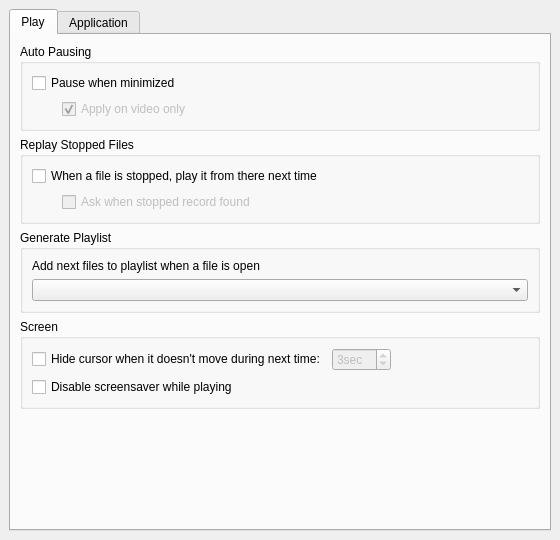
<?xml version="1.0" encoding="UTF-8"?>
<ui version="4.0">
 <class>Pref_Widget</class>
 <widget class="QWidget" name="Pref_Widget">
  <property name="geometry">
   <rect>
    <x>0</x>
    <y>0</y>
    <width>560</width>
    <height>540</height>
   </rect>
  </property>
  <property name="windowTitle">
   <string>Preferences</string>
  </property>
  <layout class="QVBoxLayout" name="verticalLayout_14">
   <property name="margin">
    <number>0</number>
   </property>
   <item>
    <widget class="QStackedWidget" name="stack">
     <property name="currentIndex">
      <number>0</number>
     </property>
     <widget class="QWidget" name="page">
      <layout class="QHBoxLayout" name="horizontalLayout_6">
       <item>
        <widget class="QTabWidget" name="tabWidget_2">
         <property name="currentIndex">
          <number>0</number>
         </property>
         <widget class="QWidget" name="tab_5">
          <attribute name="title">
           <string>Play</string>
          </attribute>
          <layout class="QVBoxLayout" name="verticalLayout_17">
           <item>
            <widget class="QGroupBox" name="groupBox_5">
             <property name="title">
              <string>Auto Pausing</string>
             </property>
             <layout class="QVBoxLayout" name="verticalLayout_4">
              <item>
               <widget class="QCheckBox" name="pauseMinimized">
                <property name="text">
                 <string>Pause when minimized</string>
                </property>
               </widget>
              </item>
              <item>
               <layout class="QHBoxLayout" name="horizontalLayout_3">
                <item>
                 <spacer name="horizontalSpacer_7">
                  <property name="orientation">
                   <enum>Qt::Horizontal</enum>
                  </property>
                  <property name="sizeType">
                   <enum>QSizePolicy::Fixed</enum>
                  </property>
                  <property name="sizeHint" stdset="0">
                   <size>
                    <width>30</width>
                    <height>20</height>
                   </size>
                  </property>
                 </spacer>
                </item>
                <item>
                 <widget class="QCheckBox" name="pauseVideoOnly">
                  <property name="enabled">
                   <bool>false</bool>
                  </property>
                  <property name="text">
                   <string>Apply on video only</string>
                  </property>
                  <property name="checked">
                   <bool>true</bool>
                  </property>
                 </widget>
                </item>
               </layout>
              </item>
             </layout>
            </widget>
           </item>
           <item>
            <widget class="QGroupBox" name="groupBox_17">
             <property name="title">
              <string>Replay Stopped Files</string>
             </property>
             <layout class="QVBoxLayout" name="verticalLayout_12">
              <item>
               <widget class="QCheckBox" name="startStopped">
                <property name="text">
                 <string>When a file is stopped, play it from there next time</string>
                </property>
               </widget>
              </item>
              <item>
               <layout class="QHBoxLayout" name="horizontalLayout_11">
                <item>
                 <spacer name="horizontalSpacer_13">
                  <property name="orientation">
                   <enum>Qt::Horizontal</enum>
                  </property>
                  <property name="sizeType">
                   <enum>QSizePolicy::Fixed</enum>
                  </property>
                  <property name="sizeHint" stdset="0">
                   <size>
                    <width>30</width>
                    <height>20</height>
                   </size>
                  </property>
                 </spacer>
                </item>
                <item>
                 <widget class="QCheckBox" name="askWhenRecordFound">
                  <property name="enabled">
                   <bool>false</bool>
                  </property>
                  <property name="text">
                   <string>Ask when stopped record found</string>
                  </property>
                 </widget>
                </item>
               </layout>
              </item>
             </layout>
            </widget>
           </item>
           <item>
            <widget class="QGroupBox" name="groupBox_4">
             <property name="title">
              <string>Generate Playlist</string>
             </property>
             <layout class="QVBoxLayout" name="verticalLayout">
              <item>
               <widget class="QLabel" name="label_6">
                <property name="text">
                 <string>Add next files to playlist when a file is open</string>
                </property>
               </widget>
              </item>
              <item>
               <widget class="QComboBox" name="autoAdd">
                <property name="sizePolicy">
                 <sizepolicy hsizetype="Expanding" vsizetype="Fixed">
                  <horstretch>0</horstretch>
                  <verstretch>0</verstretch>
                 </sizepolicy>
                </property>
               </widget>
              </item>
             </layout>
            </widget>
           </item>
           <item>
            <widget class="QGroupBox" name="groupBox_10">
             <property name="title">
              <string>Screen</string>
             </property>
             <layout class="QVBoxLayout" name="verticalLayout_5">
              <item>
               <layout class="QHBoxLayout" name="horizontalLayout">
                <item>
                 <widget class="QCheckBox" name="hideCursor">
                  <property name="text">
                   <string>Hide cursor when it doesn't move during next time:</string>
                  </property>
                 </widget>
                </item>
                <item>
                 <widget class="QSpinBox" name="hideDelay">
                  <property name="enabled">
                   <bool>false</bool>
                  </property>
                  <property name="accelerated">
                   <bool>true</bool>
                  </property>
                  <property name="suffix">
                   <string>sec</string>
                  </property>
                  <property name="minimum">
                   <number>1</number>
                  </property>
                  <property name="value">
                   <number>3</number>
                  </property>
                 </widget>
                </item>
                <item>
                 <spacer name="horizontalSpacer_14">
                  <property name="orientation">
                   <enum>Qt::Horizontal</enum>
                  </property>
                  <property name="sizeHint" stdset="0">
                   <size>
                    <width>0</width>
                    <height>0</height>
                   </size>
                  </property>
                 </spacer>
                </item>
               </layout>
              </item>
              <item>
               <layout class="QHBoxLayout" name="horizontalLayout_4">
                <item>
                 <widget class="QCheckBox" name="disableSS">
                  <property name="text">
                   <string>Disable screensaver while playing</string>
                  </property>
                 </widget>
                </item>
                <item>
                 <spacer name="horizontalSpacer_8">
                  <property name="orientation">
                   <enum>Qt::Horizontal</enum>
                  </property>
                  <property name="sizeHint" stdset="0">
                   <size>
                    <width>40</width>
                    <height>20</height>
                   </size>
                  </property>
                 </spacer>
                </item>
               </layout>
              </item>
             </layout>
            </widget>
           </item>
           <item>
            <spacer name="verticalSpacer">
             <property name="orientation">
              <enum>Qt::Vertical</enum>
             </property>
             <property name="sizeHint" stdset="0">
              <size>
               <width>0</width>
               <height>53</height>
              </size>
             </property>
            </spacer>
           </item>
          </layout>
         </widget>
         <widget class="QWidget" name="tab_3">
          <attribute name="title">
           <string>Application</string>
          </attribute>
          <layout class="QVBoxLayout" name="verticalLayout_24">
           <item>
            <widget class="QGroupBox" name="groupBox">
             <property name="title">
              <string>System Tray Icon (Linux Only)</string>
             </property>
             <layout class="QVBoxLayout" name="verticalLayout_23">
              <item>
               <widget class="QCheckBox" name="tray">
                <property name="text">
                 <string>Enable system tray icon</string>
                </property>
               </widget>
              </item>
              <item>
               <layout class="QHBoxLayout" name="horizontalLayout_5">
                <item>
                 <spacer name="horizontalSpacer_10">
                  <property name="orientation">
                   <enum>Qt::Horizontal</enum>
                  </property>
                  <property name="sizeType">
                   <enum>QSizePolicy::Fixed</enum>
                  </property>
                  <property name="sizeHint" stdset="0">
                   <size>
                    <width>30</width>
                    <height>20</height>
                   </size>
                  </property>
                 </spacer>
                </item>
                <item>
                 <widget class="QCheckBox" name="hideWhenClosed">
                  <property name="enabled">
                   <bool>false</bool>
                  </property>
                  <property name="text">
                   <string>Hide window rather than quit when closed </string>
                  </property>
                 </widget>
                </item>
               </layout>
              </item>
             </layout>
            </widget>
           </item>
           <item>
            <widget class="QGroupBox" name="groupBox_16">
             <property name="title">
              <string>Single Application</string>
             </property>
             <layout class="QVBoxLayout" name="verticalLayout_22">
              <item>
               <widget class="QCheckBox" name="singleApp">
                <property name="text">
                 <string>Run only single CMPlayer application at the same time</string>
                </property>
               </widget>
              </item>
             </layout>
            </widget>
           </item>
           <item>
            <spacer name="verticalSpacer_2">
             <property name="orientation">
              <enum>Qt::Vertical</enum>
             </property>
             <property name="sizeHint" stdset="0">
              <size>
               <width>0</width>
               <height>294</height>
              </size>
             </property>
            </spacer>
           </item>
          </layout>
         </widget>
        </widget>
       </item>
      </layout>
     </widget>
     <widget class="QWidget" name="page_2">
      <layout class="QHBoxLayout" name="horizontalLayout_7">
       <item>
        <widget class="QTabWidget" name="tabs">
         <property name="currentIndex">
          <number>0</number>
         </property>
         <widget class="QWidget" name="widget_3">
          <attribute name="title">
           <string>Load</string>
          </attribute>
          <layout class="QVBoxLayout" name="verticalLayout_9">
           <item>
            <widget class="QGroupBox" name="groupBox_3">
             <property name="title">
              <string>Automatic Load</string>
             </property>
             <layout class="QVBoxLayout" name="verticalLayout_7">
              <item>
               <widget class="QLabel" name="label_2">
                <property name="text">
                 <string>Load next subtitles when a file to play is open</string>
                </property>
               </widget>
              </item>
              <item>
               <widget class="QComboBox" name="autoLoad">
                <property name="sizeAdjustPolicy">
                 <enum>QComboBox::AdjustToContents</enum>
                </property>
               </widget>
              </item>
             </layout>
            </widget>
           </item>
           <item>
            <widget class="QGroupBox" name="groupBox_6">
             <property name="title">
              <string>Auto selection</string>
             </property>
             <layout class="QVBoxLayout" name="verticalLayout_8">
              <item>
               <widget class="QLabel" name="label_3">
                <property name="text">
                 <string>Select next subtitles in loading ones</string>
                </property>
               </widget>
              </item>
              <item>
               <widget class="QComboBox" name="autoSelect">
                <property name="sizeAdjustPolicy">
                 <enum>QComboBox::AdjustToContents</enum>
                </property>
               </widget>
              </item>
              <item>
               <layout class="QHBoxLayout" name="horizontalLayout_9">
                <item>
                 <widget class="QLabel" name="subExtLabel">
                  <property name="enabled">
                   <bool>false</bool>
                  </property>
                  <property name="text">
                   <string>Select next extension:</string>
                  </property>
                 </widget>
                </item>
                <item>
                 <widget class="QComboBox" name="subSelectExt">
                  <property name="enabled">
                   <bool>false</bool>
                  </property>
                 </widget>
                </item>
                <item>
                 <spacer name="horizontalSpacer_12">
                  <property name="orientation">
                   <enum>Qt::Horizontal</enum>
                  </property>
                  <property name="sizeHint" stdset="0">
                   <size>
                    <width>0</width>
                    <height>0</height>
                   </size>
                  </property>
                 </spacer>
                </item>
               </layout>
              </item>
             </layout>
            </widget>
           </item>
           <item>
            <widget class="QGroupBox" name="auto_load_group">
             <property name="title">
              <string>Encoding</string>
             </property>
             <property name="checkable">
              <bool>false</bool>
             </property>
             <layout class="QVBoxLayout" name="verticalLayout_6">
              <item>
               <widget class="QLabel" name="label_5">
                <property name="text">
                 <string>Open subtitle file with next encoding</string>
                </property>
               </widget>
              </item>
              <item>
               <widget class="EncodingComboBox" name="encoding">
                <property name="editable">
                 <bool>true</bool>
                </property>
                <property name="sizeAdjustPolicy">
                 <enum>QComboBox::AdjustToContentsOnFirstShow</enum>
                </property>
               </widget>
              </item>
              <item>
               <layout class="QHBoxLayout" name="horizontalLayout_8">
                <item>
                 <widget class="QCheckBox" name="subEncAutoDet">
                  <property name="text">
                   <string>Use auto-detected encoding when the confidence is over:</string>
                  </property>
                  <property name="checked">
                   <bool>true</bool>
                  </property>
                 </widget>
                </item>
                <item>
                 <widget class="QSpinBox" name="subConf">
                  <property name="accelerated">
                   <bool>true</bool>
                  </property>
                  <property name="suffix">
                   <string>%</string>
                  </property>
                  <property name="minimum">
                   <number>1</number>
                  </property>
                  <property name="maximum">
                   <number>100</number>
                  </property>
                 </widget>
                </item>
                <item>
                 <spacer name="horizontalSpacer_11">
                  <property name="orientation">
                   <enum>Qt::Horizontal</enum>
                  </property>
                  <property name="sizeHint" stdset="0">
                   <size>
                    <width>0</width>
                    <height>0</height>
                   </size>
                  </property>
                 </spacer>
                </item>
               </layout>
              </item>
             </layout>
            </widget>
           </item>
           <item>
            <spacer name="spacer_9">
             <property name="orientation">
              <enum>Qt::Vertical</enum>
             </property>
             <property name="sizeHint" stdset="0">
              <size>
               <width>0</width>
               <height>0</height>
              </size>
             </property>
            </spacer>
           </item>
          </layout>
         </widget>
         <widget class="QWidget" name="widget_2">
          <attribute name="title">
           <string>Display</string>
          </attribute>
          <layout class="QVBoxLayout" name="verticalLayout_25">
           <item>
            <widget class="QGroupBox" name="groupBox_7">
             <property name="title">
              <string>Style</string>
             </property>
             <layout class="QVBoxLayout" name="verticalLayout_11">
              <item>
               <widget class="OsdStyle::Widget" name="subOsd" native="true"/>
              </item>
             </layout>
            </widget>
           </item>
           <item>
            <widget class="QGroupBox" name="groupBox_18">
             <property name="title">
              <string>Display Time</string>
             </property>
             <layout class="QVBoxLayout" name="verticalLayout_10">
              <item>
               <widget class="QLabel" name="label_21">
                <property name="text">
                 <string>Next value will be used to calculate the end time of a subtitle line when it is not specified by subtitle file.</string>
                </property>
                <property name="wordWrap">
                 <bool>true</bool>
                </property>
               </widget>
              </item>
              <item>
               <layout class="QHBoxLayout" name="horizontalLayout_10">
                <item>
                 <widget class="QLabel" name="label_22">
                  <property name="text">
                   <string>Milliseconds per one character:</string>
                  </property>
                 </widget>
                </item>
                <item>
                 <widget class="QSpinBox" name="msPerChar">
                  <property name="accelerated">
                   <bool>true</bool>
                  </property>
                  <property name="suffix">
                   <string>ms</string>
                  </property>
                  <property name="prefix">
                   <string/>
                  </property>
                  <property name="minimum">
                   <number>1</number>
                  </property>
                  <property name="maximum">
                   <number>99999</number>
                  </property>
                  <property name="singleStep">
                   <number>100</number>
                  </property>
                  <property name="value">
                   <number>500</number>
                  </property>
                 </widget>
                </item>
                <item>
                 <spacer name="horizontalSpacer_19">
                  <property name="orientation">
                   <enum>Qt::Horizontal</enum>
                  </property>
                  <property name="sizeHint" stdset="0">
                   <size>
                    <width>40</width>
                    <height>20</height>
                   </size>
                  </property>
                 </spacer>
                </item>
               </layout>
              </item>
             </layout>
            </widget>
           </item>
           <item>
            <spacer name="verticalSpacer_4">
             <property name="orientation">
              <enum>Qt::Vertical</enum>
             </property>
             <property name="sizeHint" stdset="0">
              <size>
               <width>0</width>
               <height>0</height>
              </size>
             </property>
            </spacer>
           </item>
          </layout>
         </widget>
         <widget class="QWidget" name="widget_4">
          <attribute name="title">
           <string>Unified/Multi-Subtitle</string>
          </attribute>
          <layout class="QVBoxLayout" name="verticalLayout_13">
           <item>
            <widget class="QLabel" name="label_7">
             <property name="text">
              <string>You can specify the order of unified(mulit) subtitles with the 'Name' property in subtitle file.
If not specified, They will be displayed in selected order.
e.g.: English, Korean</string>
             </property>
             <property name="wordWrap">
              <bool>true</bool>
             </property>
            </widget>
           </item>
           <item>
            <widget class="SimpleListWidget" name="priority" native="true"/>
           </item>
           <item>
            <spacer name="spacer_2">
             <property name="orientation">
              <enum>Qt::Vertical</enum>
             </property>
             <property name="sizeHint" stdset="0">
              <size>
               <width>0</width>
               <height>0</height>
              </size>
             </property>
            </spacer>
           </item>
          </layout>
         </widget>
        </widget>
       </item>
      </layout>
     </widget>
     <widget class="QWidget" name="page_3">
      <layout class="QVBoxLayout" name="verticalLayout_2">
       <item>
        <widget class="QTabWidget" name="tabWidget">
         <property name="currentIndex">
          <number>0</number>
         </property>
         <widget class="QWidget" name="tab_4">
          <attribute name="title">
           <string>UI</string>
          </attribute>
          <layout class="QVBoxLayout" name="verticalLayout_16">
           <item>
            <widget class="QGroupBox" name="groupBox_8">
             <property name="title">
              <string>Window Style</string>
             </property>
             <layout class="QVBoxLayout" name="verticalLayout_15">
              <item>
               <widget class="QComboBox" name="winStyle"/>
              </item>
             </layout>
            </widget>
           </item>
           <item>
            <widget class="QGroupBox" name="groupBox_9">
             <property name="title">
              <string>Locale</string>
             </property>
             <layout class="QGridLayout" name="gridLayout_5">
              <item row="0" column="0">
               <widget class="QComboBox" name="locale">
                <property name="sizePolicy">
                 <sizepolicy hsizetype="Expanding" vsizetype="Fixed">
                  <horstretch>0</horstretch>
                  <verstretch>0</verstretch>
                 </sizepolicy>
                </property>
               </widget>
              </item>
             </layout>
            </widget>
           </item>
           <item>
            <spacer name="verticalSpacer_3">
             <property name="orientation">
              <enum>Qt::Vertical</enum>
             </property>
             <property name="sizeHint" stdset="0">
              <size>
               <width>20</width>
               <height>320</height>
              </size>
             </property>
            </spacer>
           </item>
          </layout>
         </widget>
         <widget class="QWidget" name="widget_5">
          <attribute name="title">
           <string>Shortcut</string>
          </attribute>
          <layout class="QVBoxLayout" name="verticalLayout_3">
           <item>
            <widget class="QTreeWidget" name="shortcutTree">
             <property name="alternatingRowColors">
              <bool>true</bool>
             </property>
             <column>
              <property name="text">
               <string>Menu</string>
              </property>
             </column>
             <column>
              <property name="text">
               <string>Shortcut1</string>
              </property>
             </column>
             <column>
              <property name="text">
               <string>Shortcut2</string>
              </property>
             </column>
             <column>
              <property name="text">
               <string>Shortcut3</string>
              </property>
             </column>
             <column>
              <property name="text">
               <string>Shortcut4</string>
              </property>
             </column>
            </widget>
           </item>
           <item>
            <layout class="QHBoxLayout" name="_3">
             <item>
              <widget class="QLabel" name="label">
               <property name="sizePolicy">
                <sizepolicy hsizetype="Minimum" vsizetype="Preferred">
                 <horstretch>0</horstretch>
                 <verstretch>0</verstretch>
                </sizepolicy>
               </property>
               <property name="text">
                <string>Change:</string>
               </property>
              </widget>
             </item>
             <item>
              <widget class="QPushButton" name="shortcut1">
               <property name="sizePolicy">
                <sizepolicy hsizetype="Expanding" vsizetype="Fixed">
                 <horstretch>0</horstretch>
                 <verstretch>0</verstretch>
                </sizepolicy>
               </property>
               <property name="text">
                <string>Shortcut1</string>
               </property>
              </widget>
             </item>
             <item>
              <widget class="QPushButton" name="shortcut2">
               <property name="sizePolicy">
                <sizepolicy hsizetype="Expanding" vsizetype="Fixed">
                 <horstretch>0</horstretch>
                 <verstretch>0</verstretch>
                </sizepolicy>
               </property>
               <property name="text">
                <string>Shortcut2</string>
               </property>
              </widget>
             </item>
             <item>
              <widget class="QPushButton" name="shortcut3">
               <property name="sizePolicy">
                <sizepolicy hsizetype="Expanding" vsizetype="Fixed">
                 <horstretch>0</horstretch>
                 <verstretch>0</verstretch>
                </sizepolicy>
               </property>
               <property name="text">
                <string>Shortcut3</string>
               </property>
              </widget>
             </item>
             <item>
              <widget class="QPushButton" name="shortcut4">
               <property name="sizePolicy">
                <sizepolicy hsizetype="Expanding" vsizetype="Fixed">
                 <horstretch>0</horstretch>
                 <verstretch>0</verstretch>
                </sizepolicy>
               </property>
               <property name="text">
                <string>Shortcut4</string>
               </property>
              </widget>
             </item>
            </layout>
           </item>
          </layout>
         </widget>
         <widget class="QWidget" name="mouseWidget">
          <attribute name="title">
           <string>Mouse</string>
          </attribute>
          <layout class="QVBoxLayout" name="_2">
           <item>
            <spacer name="spacer">
             <property name="orientation">
              <enum>Qt::Vertical</enum>
             </property>
             <property name="sizeHint" stdset="0">
              <size>
               <width>0</width>
               <height>0</height>
              </size>
             </property>
            </spacer>
           </item>
          </layout>
         </widget>
         <widget class="QWidget" name="widget_7">
          <attribute name="title">
           <string>Control Step</string>
          </attribute>
          <layout class="QVBoxLayout" name="verticalLayout_21">
           <item>
            <widget class="QGroupBox" name="groupBox_2">
             <property name="title">
              <string>Play</string>
             </property>
             <layout class="QGridLayout" name="gridLayout">
              <item row="0" column="0">
               <widget class="QLabel" name="label_15">
                <property name="text">
                 <string>Seek Step 1</string>
                </property>
                <property name="alignment">
                 <set>Qt::AlignLeading|Qt::AlignLeft|Qt::AlignVCenter</set>
                </property>
               </widget>
              </item>
              <item row="0" column="1">
               <widget class="QSpinBox" name="seek1">
                <property name="suffix">
                 <string>sec</string>
                </property>
                <property name="minimum">
                 <number>1</number>
                </property>
                <property name="maximum">
                 <number>300</number>
                </property>
                <property name="value">
                 <number>5</number>
                </property>
               </widget>
              </item>
              <item row="0" column="2">
               <widget class="QLabel" name="label_16">
                <property name="text">
                 <string>Seek Step 2</string>
                </property>
                <property name="alignment">
                 <set>Qt::AlignLeading|Qt::AlignLeft|Qt::AlignVCenter</set>
                </property>
               </widget>
              </item>
              <item row="0" column="3">
               <widget class="QSpinBox" name="seek2">
                <property name="suffix">
                 <string>sec</string>
                </property>
                <property name="minimum">
                 <number>1</number>
                </property>
                <property name="maximum">
                 <number>600</number>
                </property>
                <property name="value">
                 <number>30</number>
                </property>
               </widget>
              </item>
              <item row="0" column="4">
               <spacer name="horizontalSpacer">
                <property name="orientation">
                 <enum>Qt::Horizontal</enum>
                </property>
                <property name="sizeHint" stdset="0">
                 <size>
                  <width>0</width>
                  <height>0</height>
                 </size>
                </property>
               </spacer>
              </item>
              <item row="1" column="0">
               <widget class="QLabel" name="label_17">
                <property name="text">
                 <string>Seek Step 3</string>
                </property>
               </widget>
              </item>
              <item row="1" column="1">
               <widget class="QSpinBox" name="seek3">
                <property name="suffix">
                 <string>sec</string>
                </property>
                <property name="minimum">
                 <number>1</number>
                </property>
                <property name="maximum">
                 <number>600</number>
                </property>
                <property name="value">
                 <number>60</number>
                </property>
               </widget>
              </item>
              <item row="1" column="2">
               <widget class="QLabel" name="label_9">
                <property name="text">
                 <string>Speed Step</string>
                </property>
               </widget>
              </item>
              <item row="1" column="3">
               <widget class="QSpinBox" name="speed">
                <property name="suffix">
                 <string>%</string>
                </property>
                <property name="minimum">
                 <number>1</number>
                </property>
                <property name="value">
                 <number>10</number>
                </property>
               </widget>
              </item>
              <item row="1" column="4">
               <spacer name="horizontalSpacer_4">
                <property name="orientation">
                 <enum>Qt::Horizontal</enum>
                </property>
                <property name="sizeHint" stdset="0">
                 <size>
                  <width>0</width>
                  <height>0</height>
                 </size>
                </property>
               </spacer>
              </item>
             </layout>
            </widget>
           </item>
           <item>
            <widget class="QGroupBox" name="groupBox_11">
             <property name="title">
              <string>Audio</string>
             </property>
             <layout class="QGridLayout" name="gridLayout_2">
              <item row="0" column="0">
               <widget class="QLabel" name="label_18">
                <property name="text">
                 <string>Volum Step</string>
                </property>
                <property name="alignment">
                 <set>Qt::AlignLeading|Qt::AlignLeft|Qt::AlignVCenter</set>
                </property>
               </widget>
              </item>
              <item row="0" column="1">
               <widget class="QSpinBox" name="volume">
                <property name="suffix">
                 <string>%</string>
                </property>
                <property name="minimum">
                 <number>1</number>
                </property>
                <property name="maximum">
                 <number>50</number>
                </property>
                <property name="value">
                 <number>2</number>
                </property>
               </widget>
              </item>
              <item row="0" column="2">
               <widget class="QLabel" name="label_19">
                <property name="text">
                 <string>Amp. Step</string>
                </property>
                <property name="alignment">
                 <set>Qt::AlignLeading|Qt::AlignLeft|Qt::AlignVCenter</set>
                </property>
               </widget>
              </item>
              <item row="0" column="3">
               <widget class="QSpinBox" name="amp">
                <property name="suffix">
                 <string>%</string>
                </property>
                <property name="minimum">
                 <number>1</number>
                </property>
                <property name="maximum">
                 <number>50</number>
                </property>
                <property name="value">
                 <number>10</number>
                </property>
               </widget>
              </item>
              <item row="0" column="4">
               <spacer name="horizontalSpacer_2">
                <property name="orientation">
                 <enum>Qt::Horizontal</enum>
                </property>
                <property name="sizeHint" stdset="0">
                 <size>
                  <width>0</width>
                  <height>0</height>
                 </size>
                </property>
               </spacer>
              </item>
             </layout>
            </widget>
           </item>
           <item>
            <widget class="QGroupBox" name="groupBox_13">
             <property name="title">
              <string>Video</string>
             </property>
             <layout class="QGridLayout" name="gridLayout_4">
              <item row="0" column="0">
               <widget class="QLabel" name="label_12">
                <property name="text">
                 <string>Brightness Step</string>
                </property>
               </widget>
              </item>
              <item row="0" column="1">
               <widget class="QSpinBox" name="spinBox">
                <property name="suffix">
                 <string>%</string>
                </property>
                <property name="minimum">
                 <number>1</number>
                </property>
                <property name="value">
                 <number>1</number>
                </property>
               </widget>
              </item>
              <item row="0" column="2">
               <widget class="QLabel" name="label_14">
                <property name="text">
                 <string>Contrast Step</string>
                </property>
               </widget>
              </item>
              <item row="0" column="3">
               <widget class="QSpinBox" name="spinBox_3">
                <property name="suffix">
                 <string>%</string>
                </property>
                <property name="minimum">
                 <number>1</number>
                </property>
                <property name="value">
                 <number>1</number>
                </property>
               </widget>
              </item>
              <item row="0" column="4">
               <spacer name="horizontalSpacer_5">
                <property name="orientation">
                 <enum>Qt::Horizontal</enum>
                </property>
                <property name="sizeHint" stdset="0">
                 <size>
                  <width>106</width>
                  <height>0</height>
                 </size>
                </property>
               </spacer>
              </item>
              <item row="1" column="0">
               <widget class="QLabel" name="label_13">
                <property name="text">
                 <string>Saturation Step</string>
                </property>
               </widget>
              </item>
              <item row="1" column="1">
               <widget class="QSpinBox" name="spinBox_2">
                <property name="suffix">
                 <string>%</string>
                </property>
                <property name="minimum">
                 <number>1</number>
                </property>
                <property name="value">
                 <number>1</number>
                </property>
               </widget>
              </item>
              <item row="1" column="2">
               <widget class="QLabel" name="label_20">
                <property name="text">
                 <string>Hue Step</string>
                </property>
               </widget>
              </item>
              <item row="1" column="3">
               <widget class="QSpinBox" name="spinBox_4">
                <property name="suffix">
                 <string>%</string>
                </property>
                <property name="minimum">
                 <number>1</number>
                </property>
                <property name="value">
                 <number>1</number>
                </property>
               </widget>
              </item>
              <item row="1" column="4">
               <spacer name="horizontalSpacer_6">
                <property name="orientation">
                 <enum>Qt::Horizontal</enum>
                </property>
                <property name="sizeHint" stdset="0">
                 <size>
                  <width>106</width>
                  <height>0</height>
                 </size>
                </property>
               </spacer>
              </item>
             </layout>
            </widget>
           </item>
           <item>
            <widget class="QGroupBox" name="groupBox_12">
             <property name="title">
              <string>Subtitle</string>
             </property>
             <layout class="QGridLayout" name="gridLayout_3">
              <item row="0" column="0">
               <widget class="QLabel" name="label_10">
                <property name="text">
                 <string>Position Step</string>
                </property>
               </widget>
              </item>
              <item row="0" column="1">
               <widget class="QSpinBox" name="subPos">
                <property name="suffix">
                 <string>%</string>
                </property>
                <property name="minimum">
                 <number>1</number>
                </property>
                <property name="value">
                 <number>1</number>
                </property>
               </widget>
              </item>
              <item row="0" column="2">
               <widget class="QLabel" name="label_11">
                <property name="text">
                 <string>Sync Delay Step</string>
                </property>
               </widget>
              </item>
              <item row="0" column="4">
               <spacer name="horizontalSpacer_3">
                <property name="orientation">
                 <enum>Qt::Horizontal</enum>
                </property>
                <property name="sizeHint" stdset="0">
                 <size>
                  <width>0</width>
                  <height>0</height>
                 </size>
                </property>
               </spacer>
              </item>
              <item row="0" column="3">
               <widget class="QDoubleSpinBox" name="sync">
                <property name="suffix">
                 <string>sec</string>
                </property>
                <property name="minimum">
                 <double>0.010000000000000</double>
                </property>
                <property name="singleStep">
                 <double>0.100000000000000</double>
                </property>
                <property name="value">
                 <double>0.500000000000000</double>
                </property>
               </widget>
              </item>
             </layout>
            </widget>
           </item>
           <item>
            <spacer name="spacer_7">
             <property name="orientation">
              <enum>Qt::Vertical</enum>
             </property>
             <property name="sizeHint" stdset="0">
              <size>
               <width>0</width>
               <height>0</height>
              </size>
             </property>
            </spacer>
           </item>
          </layout>
         </widget>
        </widget>
       </item>
      </layout>
     </widget>
    </widget>
   </item>
  </layout>
 </widget>
 <customwidgets>
  <customwidget>
   <class>EncodingComboBox</class>
   <extends>QComboBox</extends>
   <header>controls.hpp</header>
  </customwidget>
  <customwidget>
   <class>OsdStyle::Widget</class>
   <extends>QWidget</extends>
   <header>osdstyle.hpp</header>
   <container>1</container>
  </customwidget>
  <customwidget>
   <class>SimpleListWidget</class>
   <extends>QWidget</extends>
   <header>simplelistwidget.hpp</header>
   <container>1</container>
  </customwidget>
 </customwidgets>
 <resources>
  <include location="../rsclist.qrc"/>
 </resources>
 <connections>
  <connection>
   <sender>subEncAutoDet</sender>
   <signal>toggled(bool)</signal>
   <receiver>subConf</receiver>
   <slot>setEnabled(bool)</slot>
   <hints>
    <hint type="sourcelabel">
     <x>240</x>
     <y>53</y>
    </hint>
    <hint type="destinationlabel">
     <x>240</x>
     <y>53</y>
    </hint>
   </hints>
  </connection>
  <connection>
   <sender>startStopped</sender>
   <signal>toggled(bool)</signal>
   <receiver>askWhenRecordFound</receiver>
   <slot>setEnabled(bool)</slot>
   <hints>
    <hint type="sourcelabel">
     <x>391</x>
     <y>184</y>
    </hint>
    <hint type="destinationlabel">
     <x>436</x>
     <y>212</y>
    </hint>
   </hints>
  </connection>
  <connection>
   <sender>tray</sender>
   <signal>toggled(bool)</signal>
   <receiver>hideWhenClosed</receiver>
   <slot>setEnabled(bool)</slot>
   <hints>
    <hint type="sourcelabel">
     <x>201</x>
     <y>67</y>
    </hint>
    <hint type="destinationlabel">
     <x>255</x>
     <y>74</y>
    </hint>
   </hints>
  </connection>
  <connection>
   <sender>pauseMinimized</sender>
   <signal>toggled(bool)</signal>
   <receiver>pauseVideoOnly</receiver>
   <slot>setEnabled(bool)</slot>
   <hints>
    <hint type="sourcelabel">
     <x>208</x>
     <y>78</y>
    </hint>
    <hint type="destinationlabel">
     <x>408</x>
     <y>123</y>
    </hint>
   </hints>
  </connection>
  <connection>
   <sender>hideCursor</sender>
   <signal>toggled(bool)</signal>
   <receiver>hideDelay</receiver>
   <slot>setEnabled(bool)</slot>
   <hints>
    <hint type="sourcelabel">
     <x>511</x>
     <y>385</y>
    </hint>
    <hint type="destinationlabel">
     <x>535</x>
     <y>382</y>
    </hint>
   </hints>
  </connection>
 </connections>
</ui>
